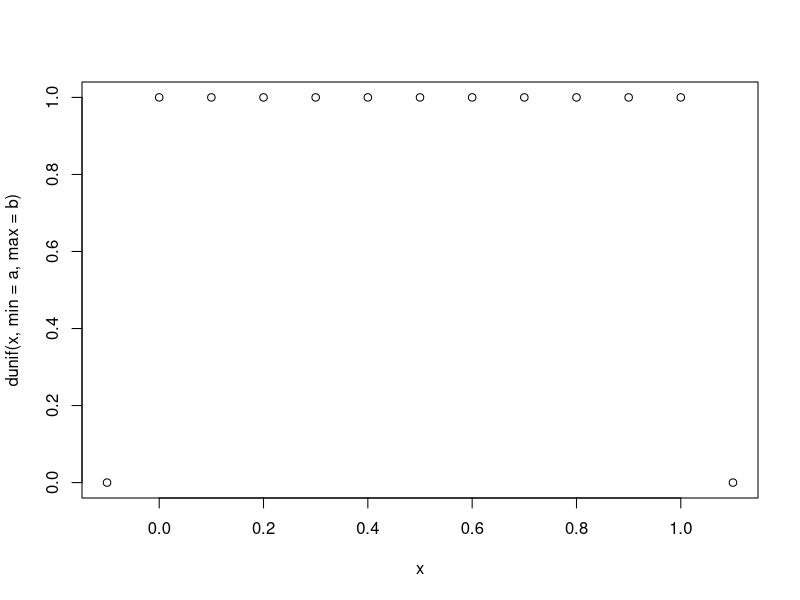
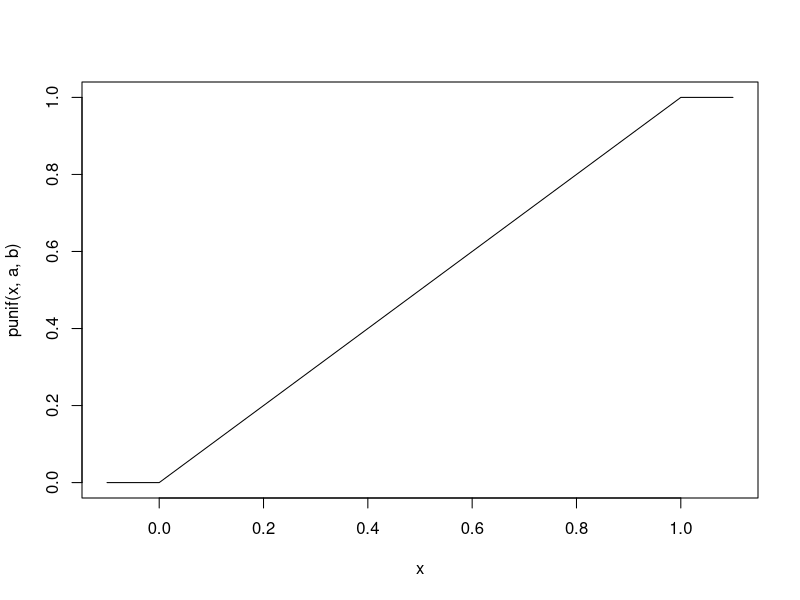
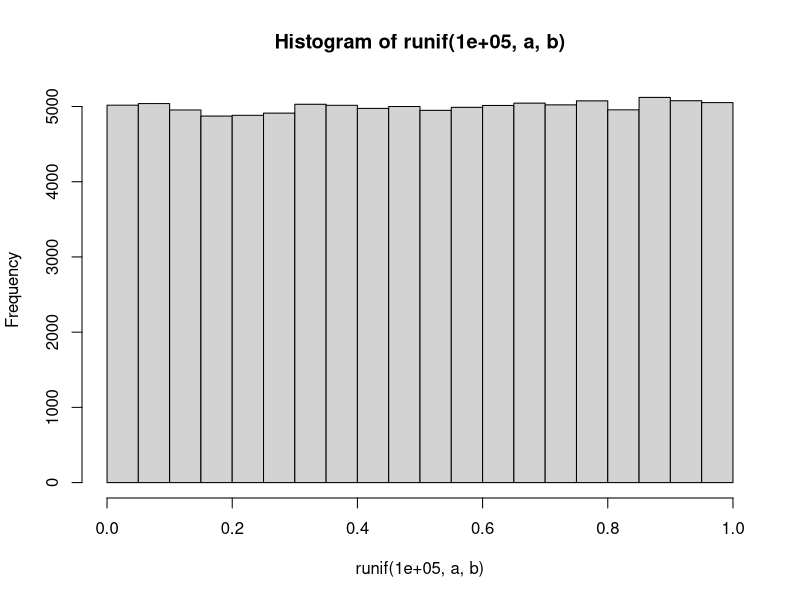

Reproduce these figures in R, in order.
## ---- chunk 1
knitr::opts_chunk$set(echo = TRUE)
## ---- chunk 2
a = 0
b = 1

x = seq(-0.1, 1.1, 0.1)

plot(x, dunif(x, min = a, max = b))
plot(x, punif(x, a, b), type = "l")

hist(runif(100000, a, b))
